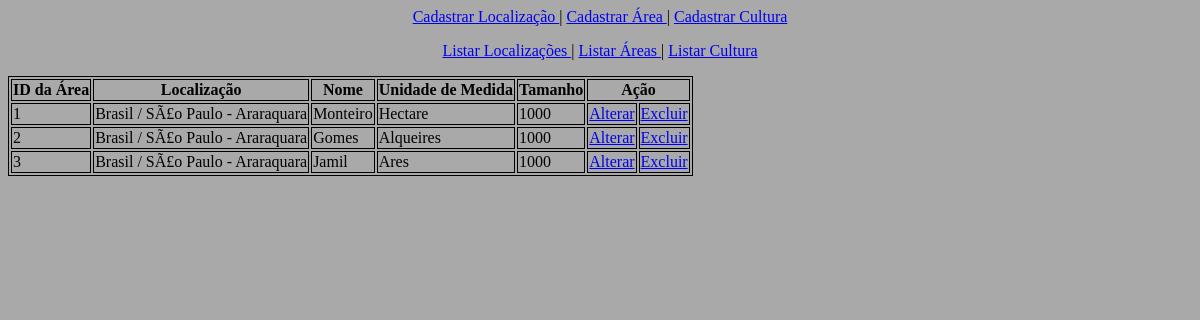
The app's page /listar_area.php with its own data.
### tables this page shows
CREATE TABLE IF NOT EXISTS `area` (
  `ID_area` int(5) NOT NULL AUTO_INCREMENT,
  `cod_localizacao` varchar(50) NOT NULL,
  `nome` varchar(50) NOT NULL,
  `uni_medida` varchar(10) NOT NULL,
  `tamanho` double NOT NULL,
  PRIMARY KEY (`ID_area`),
  KEY `cod_localizacao` (`cod_localizacao`),
  KEY `ID_area` (`ID_area`)
);

CREATE TABLE IF NOT EXISTS `localizacao` (
  `ID_localizacao` int(5) NOT NULL AUTO_INCREMENT,
  `pais` varchar(50) NOT NULL,
  `estado` varchar(50) NOT NULL,
  `municipio` varchar(50) NOT NULL,
  PRIMARY KEY (`ID_localizacao`),
  KEY `ID_localizacao` (`ID_localizacao`),
  KEY `ID_localizacao_2` (`ID_localizacao`),
  KEY `ID_localizacao_3` (`ID_localizacao`)
);

### listar_area.php (the view, shortened to what this page needs)
<?php
	include "conexao.php";
	include "funcao.php";
?>
<html>
	<head>
		<link rel="stylesheet" href="estilos.css"/>
	</head>
	<body class="corpo">
		<table class="table">
			<thead>
				<tr>
					<th>ID da Área</th>
					<th>Localização</th>
					<th>Nome</th>
					<th>Unidade de Medida</th>
					<th>Tamanho</th>
					<th colspan="2">Ação</th>
				</tr>
			</thead>
			<tbody>
				<?php
					$select = "SELECT * FROM area
					INNER JOIN localizacao ON area.cod_localizacao = localizacao.ID_localizacao
					ORDER BY ID_area";
					$resultado = mysqli_query($link, $select) or die( mysqli_error($link));
					while( $linha = mysqli_fetch_array($resultado) ){
						echo "<tr>";
							echo "<td>" . $linha['ID_area'] . "</td>";
							echo "<td>" . $linha['pais'] . " / " . $linha['estado'] . " - " . $linha['municipio'] . "</td>";
							echo "<td>" . $linha['nome'] . "</td>";
							echo "<td>" . $linha['uni_medida'] . "</td>";
							echo "<td>" . $linha['tamanho'] . "</td>";
							echo "<td> <a href='form_alterar_area.php?id=" . $linha['ID_area'] . "'> Alterar </a></td>";
							echo "<td> <a href='remove_area.php?id=" . $linha['ID_area'] . "'> Excluir </a></td>";
						echo "</tr>";
					}
				?>
			</tbody>
		</table>
	</body>
</html>

### estilos.css (style rules this page uses)
.corpo { background-color: #A9A9A9; }
.table { border: 1px solid black; }
table td, table th { border: 1px solid black; }

### records on screen
area: ID_area "1", cod_localizacao.pais "Brasil", cod_localizacao.estado "SÃ£o Paulo", cod_localizacao.municipio "Araraquara", nome "Monteiro", uni_medida "Hectare", tamanho "1000"
area: ID_area "2", cod_localizacao.pais "Brasil", cod_localizacao.estado "SÃ£o Paulo", cod_localizacao.municipio "Araraquara", nome "Gomes", uni_medida "Alqueires", tamanho "1000"
area: ID_area "3", cod_localizacao.pais "Brasil", cod_localizacao.estado "SÃ£o Paulo", cod_localizacao.municipio "Araraquara", nome "Jamil", uni_medida "Ares", tamanho "1000"
